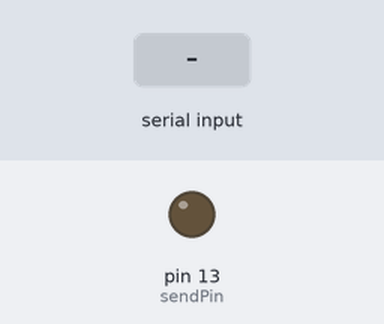
Recording of a sketch running on a simulated Arduino Uno, built with avr-gcc and run on an emulated ATmega328P. Shown: output pins drawn as LEDs (lit = HIGH). The inputs (shaded band) are chosen by the test bench.

Above: at 1.2 s.
1.3 s: "A\n" received over Serial
At 1.65 s:
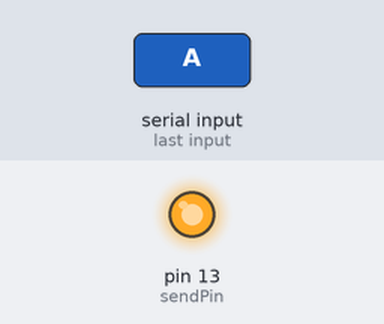
Timing chart, 0 to 4.3 s (numbered marks = the images above; inputs shaded):
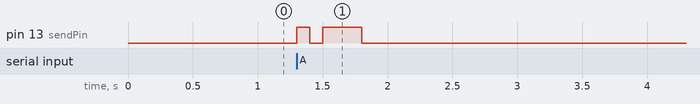

The sketch:

lab1.ino
```cpp
/*
  Morse sketch

  Direct port I/O used to send AM radio carrier at 1MHz
*/
const int sendPin = 13;
const byte dot = 1;
const byte gap = 1;
const byte dash = 3;
const byte letterGap = 3;
const byte wordGap = 7;
const int unit_time = 100;
byte letter = 0; // the letter to send
char prev;
bool first;
char* getCode(char key)
{
  switch (key) {
    case 'A':
    case 'a':
      return ".-";
    case 'B':
    case 'b':
      return "-...";
    case 'C':
    case 'c':
      return "-.-.";
    case 'D':
    case 'd':
      return "-..";
    case 'E':
    case 'e':
      return ".";
    case 'F':
    case 'f':
      return "..-.";
    case 'G':
    case 'g':
      return "--.";
    case 'H':
    case 'h':
      return "....";
    case 'I':
    case 'i':
      return "..";
    case 'J':
    case 'j':
      return ".---";
    case 'K':
    case 'k':
      return "-.-";
    case 'L':
    case 'l':
      return ".-..";
    case 'M':
    case 'm':
      return "--";
    case 'N':
    case 'n':
      return "-.";
    case 'O':
    case 'o':
      return "---";
    case 'P':
    case 'p':
      return ".--.";
    case 'Q':
    case 'q':
      return "--.-";
    case 'R':
    case 'r':
      return ".-.";
    case 'S':
    case 's':
      return "...";
    case 'T':
    case 't':
      return "-";
    case 'U':
    case 'u':
      return "..-";
    case 'V':
    case 'v':
      return "...-";
    case 'W':
    case 'w':
      return ".--";
    case 'X':
    case 'x':
      return "-..-";
    case 'Y':
    case 'y':
      return "-.--";
    case 'Z':
    case 'z':
      return "--..";
    case '0':
      return "-----";
    case '1':
      return ".----";
    case '2':
      return "..---";
    case '3':
      return "...--";
    case '4':
      return "....-";
    case '5':
      return ".....";
    case '6':
      return "-....";
    case '7':
      return "--...";
    case '8':
      return "---..";
    case '9':
      return "----.";
    default:
      return " ";
  }
  return 0;

}
void setup()
{
  prev = '-';
  first = true;
  pinMode(sendPin, OUTPUT);
  Serial.begin(9600);
}
void loop()
{

  if ( Serial.available())
  {
    char ch = Serial.read();
    if (prev == ' ' && ch != '\n' && ch != ' ') {
      sendWordGap();
      first = true;
    }
    //Serial.println(getCode(ch));
    sendMorse(getCode(ch));
    prev = ch;
  }else{
    digitalWrite(sendPin,LOW);
  }
}
void sendMorse(char* str)
{
  if (!first && strcmp(str," ")){
    spendLetterGap();
  }
  first=false;
  letter = 0 ;
  while (str[letter] != 0)
  {
    if (letter){
      spendInterElementGap();
    }
    if (str[letter] == '.')
    {
      sendDot();
    }
    else if (str[letter] == '-')
    {
      sendDash();
    }
    letter = letter + 1;
  }
}

void spendInterElementGap(){
    sendGap(unit_time);
}
void sendDot()
{
  morseTime( dot * unit_time);
}


void sendDash()
{
  morseTime( dash * unit_time);
}

void sendGap(int ms)
{
//  Serial.print("off-->");
//  Serial.println(ms);
  digitalWrite(sendPin, LOW);
  delay(ms);
}
void spendLetterGap() {
  sendGap(letterGap * unit_time);
}
void sendWordGap()
{
  sendGap(wordGap * unit_time);
}
void morseTime(int ms) {
//  Serial.print("on-->");
//  Serial.println(ms);
  digitalWrite(sendPin, HIGH);
  delay(ms);
}
```

Measured:
- after the input at 1.3 s, pin 13 (sendPin): LOW → HIGH at once, → LOW 0.10 s later, → HIGH 0.10 s later, → LOW 0.30 s later
